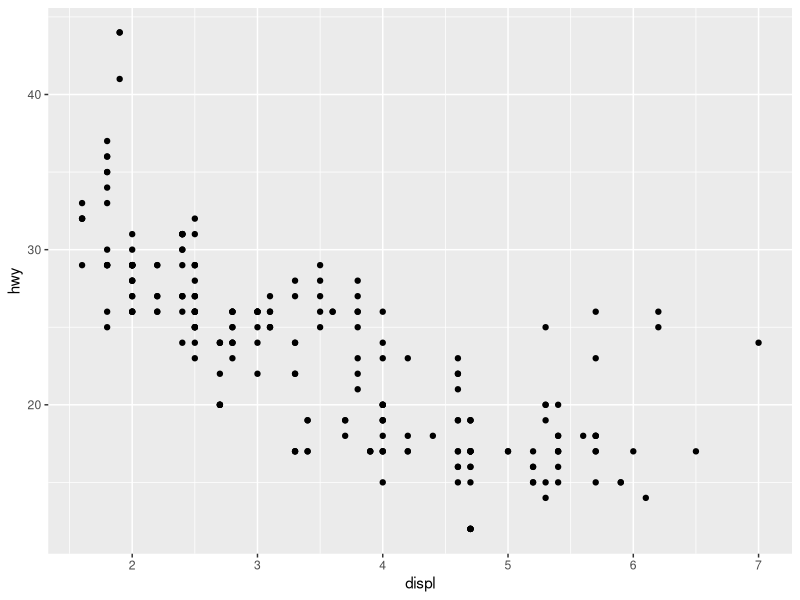
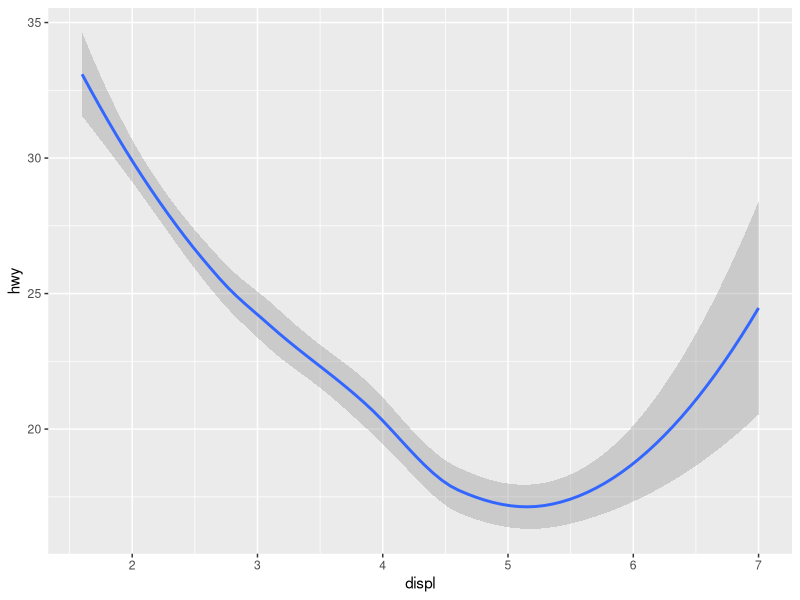
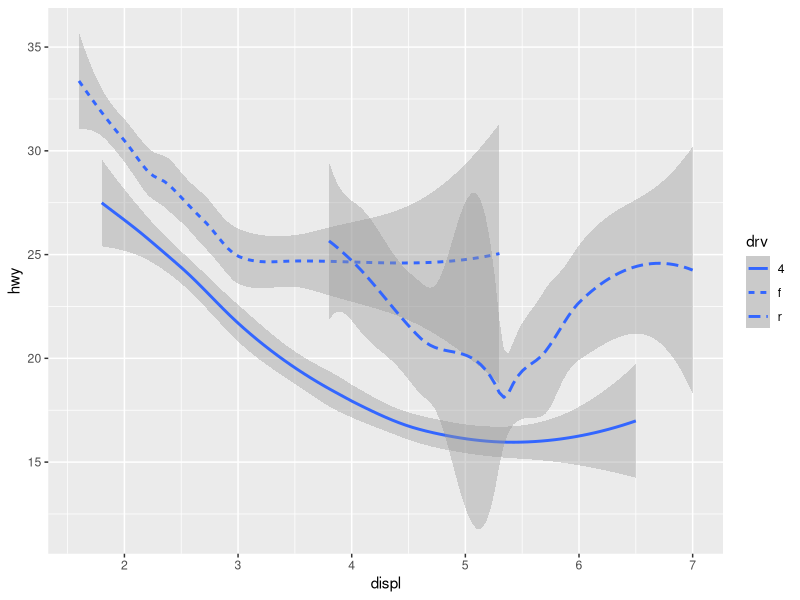
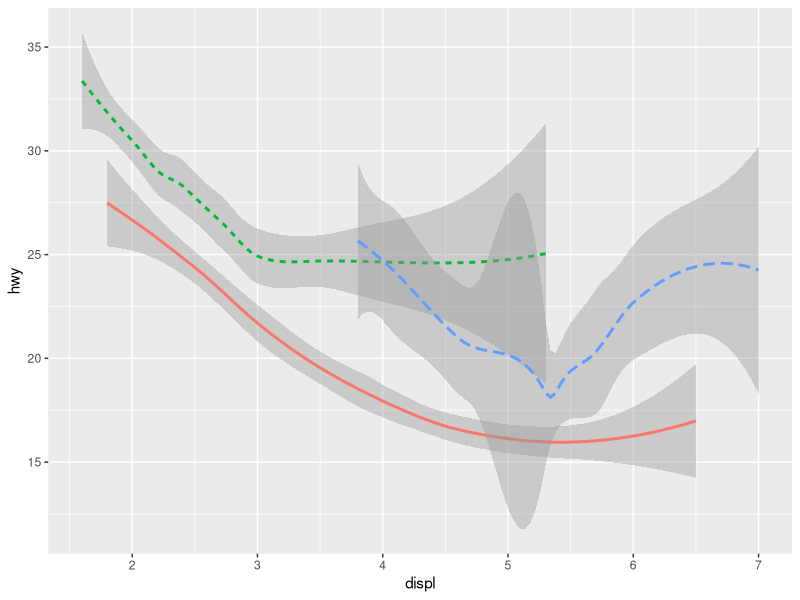
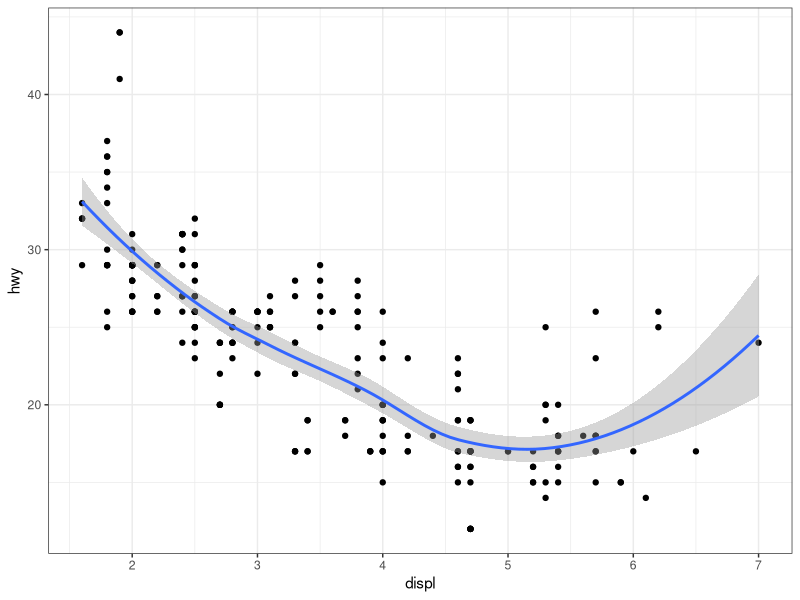
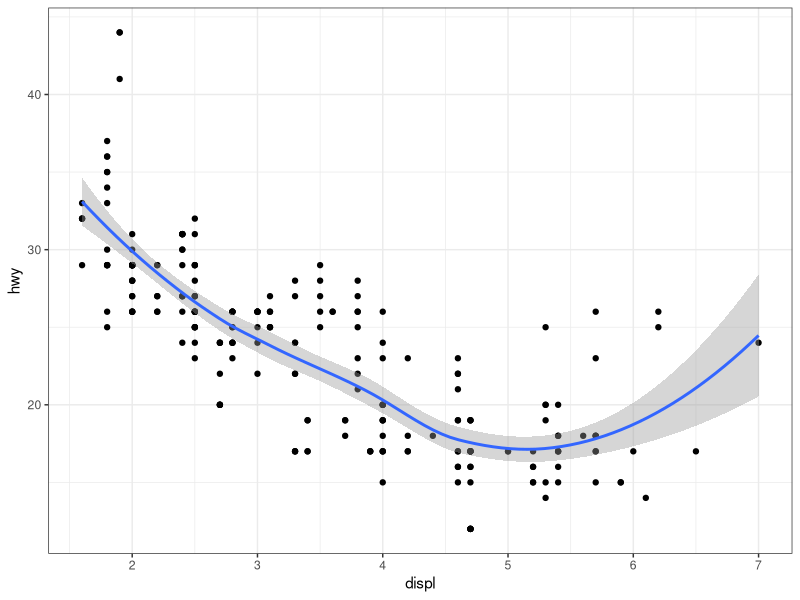
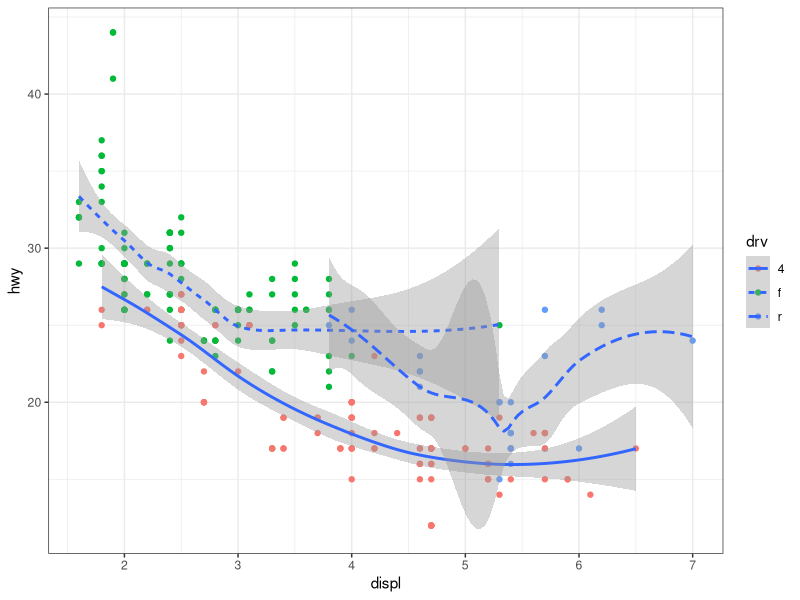
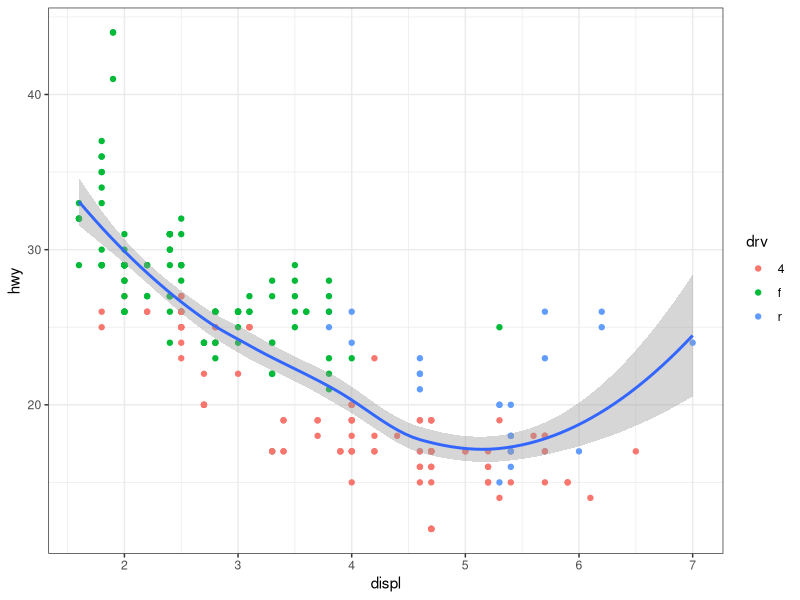

The R source for these figures, in order:
setwd('C:/Users/Sky/Documents/R/win-library/3.4')

####### Basic R Review Chapter 3

library(tidyverse)

p1 <- ggplot(data = mpg) + 
  ## Mapping argument: Defines how variables in your ds are mapped to visual properties
  geom_point(mapping = aes(x = displ, y = hwy))

## This looks the same w/o the mapping argument
p2 <- ggplot(data = mpg, aes(x = displ, y = hwy)) +
  geom_point()

####### Aesthetic mappings

p3 <- ggplot(data = mpg) +
  geom_point(mapping = aes(x = displ, y = hwy, color = class))

p4 <- ggplot(data = mpg) + 
  geom_point(mapping = aes(x = displ, y = hwy, size = class))

p5 <- ggplot(data = mpg) + 
  geom_point(mapping = aes(x = displ, y = hwy, alpha = class))

p6 <- ggplot(data = mpg) + 
  geom_point(mapping = aes(x = displ, y = hwy, shape = class))

## Facets

p7 <- ggplot(data = mpg) + 
  geom_point(mapping = aes(x = displ, y = hwy)) + 
  facet_wrap(~ class, nrow = 2)

p8 <- ggplot(data = mpg) + 
  geom_point(mapping = aes(x = displ, y = hwy)) + 
  facet_grid(drv ~ cyl)

p9 <- ggplot(data = mpg) + 
  geom_point(mapping = aes(x = displ, y = hwy)) + 
  facet_grid(. ~ cyl)

## Creating smooth lines (LOESS)

p10 <- ggplot(data = mpg) + 
  geom_smooth(mapping = aes(x = displ, y = hwy))

## Split LOESS line by drv values (3 total)
p11 <- ggplot(data = mpg) + 
  geom_smooth(mapping = aes(x = displ, y = hwy, linetype = drv))

p12 <- ggplot(data = mpg) +
  geom_smooth(mapping = aes(x = displ,y = hwy, linetype = drv, color = drv)
              , show.legend = FALSE)

p13 <- ggplot(data = mpg) +
  geom_point(mapping = aes(x = displ, y = hwy)) + 
  geom_smooth(mapping = aes(x = displ, y = hwy)) +
  theme_bw()

## p13 = p14
p14 <- ggplot(data = mpg, mapping = aes(x = displ, y = hwy)) + 
  geom_point() + 
  geom_smooth() +
  theme_bw()

p15 <- ggplot(data = mpg, mapping = aes(x = displ, y = hwy)) + 
  geom_point(aes(color = drv)) + 
  geom_smooth(aes(linetype = drv)) +
  theme_bw()

p16 <- ggplot(data = mpg, mapping = aes(x = displ, y = hwy)) + 
  geom_point(aes(color = drv)) + 
  geom_smooth() +
  theme_bw()

####### Statistical transformations

p17 <- ggplot(data = diamonds) + 
  stat_count(mapping = aes(x = cut))

## Change stat count to proportion values 

p18 <- ggplot(data = diamonds) + 
  geom_bar(mapping = aes(x = cut, y = ..prop.., group = 10))

demo <- tribble(
  ~cut,         ~freq,
  "Fair",       1610,
  "Good",       4906,
  "Very Good",  12082,
  "Premium",    13791,
  "Ideal",      21551
)

## You can generally use geoms and stats interchangeably

p19 <- ggplot(data = demo) +
  geom_bar(mapping = aes(x = cut, y = freq), stat = "identity")

## Review ggplot2 cheatsheet for more stat f(x)

p20 <- ggplot(data = diamonds) + 
  stat_summary(
    mapping = aes(x = cut, y = depth),
    fun.ymin = min,
    fun.ymax = max,
    fun.y = median
  )

####### Position adjustments

p21 <- ggplot(data = diamonds) + 
  geom_bar(mapping = aes(x = cut, colour = cut))

p22 <- ggplot(data = diamonds) + 
  geom_bar(mapping = aes(x = cut, fill = cut))

## Pos Adjustments: identity, dodge, fill

p23 <- ggplot(data = diamonds, mapping = aes(x = cut, fill = clarity)) + 
  geom_bar(alpha = 1/5, position = "identity")

p24 <- ggplot(data = diamonds, mapping = aes(x = cut, colour = clarity)) + 
  geom_bar(fill = NA, position = "identity")

p25 <- ggplot(data = diamonds, mapping = aes(x = cut, fill = clarity)) + 
  geom_bar(alpha = 1/5, position = "stack")

p26 <- ggplot(data = diamonds, aes(x = cut, colour = clarity)) + 
  geom_bar(fill = NA, position = "stack")

p27 <- ggplot(data = diamonds) + 
  geom_bar(aes(x = cut, fill = clarity), position = "dodge")

p28 <- ggplot(data = diamonds, aes(x = cut, fill = clarity)) + 
  geom_bar(position = "dodge")

## Adding randomness seems like a strange way to improve your plot
## position = "jitter" to scatterplot especially if it's clustered

p29 <- ggplot(data = mpg) + 
  geom_point(mapping = aes(x = displ, y = hwy), position = "jitter")

## No jitter
p30 <- ggplot(data = mpg) + 
  geom_point(mapping = aes(x = displ, y = hwy))

####### Coordinate Systems
